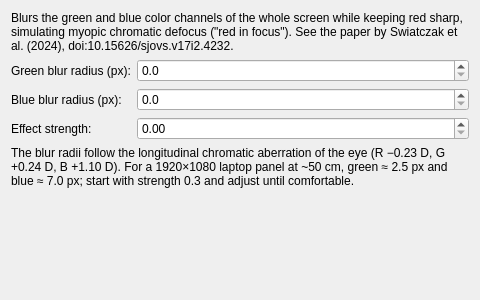
<?xml version="1.0" encoding="UTF-8"?>
<ui version="4.0">
 <class>MyopicDefocusConfig</class>
 <widget class="QWidget" name="MyopicDefocusConfig">
  <property name="geometry">
   <rect>
    <x>0</x>
    <y>0</y>
    <width>480</width>
    <height>300</height>
   </rect>
  </property>
  <layout class="QVBoxLayout" name="verticalLayout">
   <item>
    <widget class="QLabel" name="descriptionLabel">
     <property name="text">
      <string>Blurs the green and blue color channels of the whole screen while keeping red sharp, simulating myopic chromatic defocus ("red in focus"). See the paper by Swiatczak et al. (2024), doi:10.15626/sjovs.v17i2.4232.</string>
     </property>
     <property name="wordWrap">
      <bool>true</bool>
     </property>
    </widget>
   </item>
   <item>
    <layout class="QFormLayout" name="formLayout">
     <item row="0" column="0">
      <widget class="QLabel" name="greenLabel">
       <property name="text">
        <string>Green blur radius (px):</string>
       </property>
      </widget>
     </item>
     <item row="0" column="1">
      <widget class="QDoubleSpinBox" name="kcfg_GreenBlurRadius">
       <property name="decimals">
        <number>1</number>
       </property>
       <property name="maximum">
        <double>10.0</double>
       </property>
       <property name="singleStep">
        <double>0.5</double>
       </property>
      </widget>
     </item>
     <item row="1" column="0">
      <widget class="QLabel" name="blueLabel">
       <property name="text">
        <string>Blue blur radius (px):</string>
       </property>
      </widget>
     </item>
     <item row="1" column="1">
      <widget class="QDoubleSpinBox" name="kcfg_BlueBlurRadius">
       <property name="decimals">
        <number>1</number>
       </property>
       <property name="maximum">
        <double>20.0</double>
       </property>
       <property name="singleStep">
        <double>0.5</double>
       </property>
      </widget>
     </item>
     <item row="2" column="0">
      <widget class="QLabel" name="strengthLabel">
       <property name="text">
        <string>Effect strength:</string>
       </property>
      </widget>
     </item>
     <item row="2" column="1">
      <widget class="QDoubleSpinBox" name="kcfg_EffectStrength">
       <property name="decimals">
        <number>2</number>
       </property>
       <property name="maximum">
        <double>1.0</double>
       </property>
       <property name="singleStep">
        <double>0.05</double>
       </property>
      </widget>
     </item>
    </layout>
   </item>
   <item>
    <widget class="QLabel" name="hintLabel">
     <property name="text">
      <string>The blur radii follow the longitudinal chromatic aberration of the eye (R −0.23 D, G +0.24 D, B +1.10 D). For a 1920×1080 laptop panel at ~50 cm, green ≈ 2.5 px and blue ≈ 7.0 px; start with strength 0.3 and adjust until comfortable.</string>
     </property>
     <property name="wordWrap">
      <bool>true</bool>
     </property>
    </widget>
   </item>
   <item>
    <spacer name="verticalSpacer">
     <property name="orientation">
      <enum>Qt::Vertical</enum>
     </property>
     <property name="sizeHint" stdset="0">
      <size>
       <width>20</width>
       <height>40</height>
      </size>
     </property>
    </spacer>
   </item>
  </layout>
 </widget>
 <resources/>
 <connections/>
</ui>
